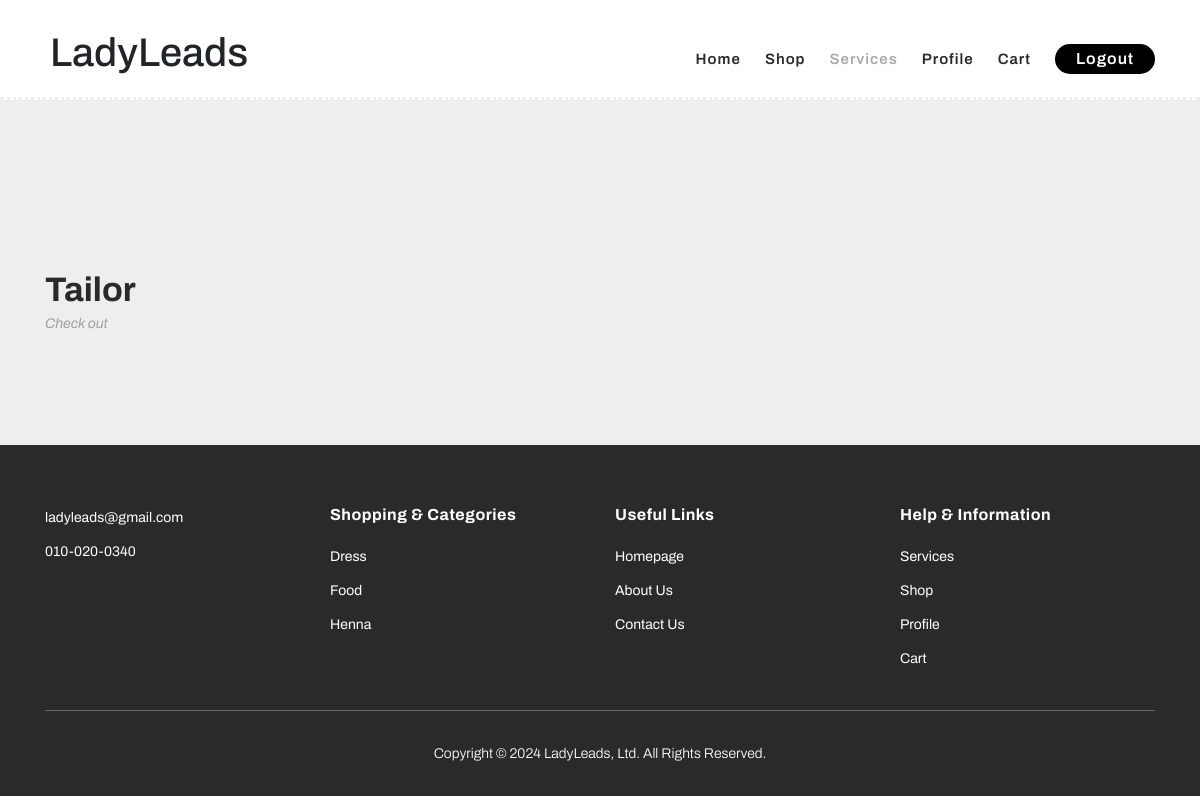
The page /tailor on the database as committed earlier.
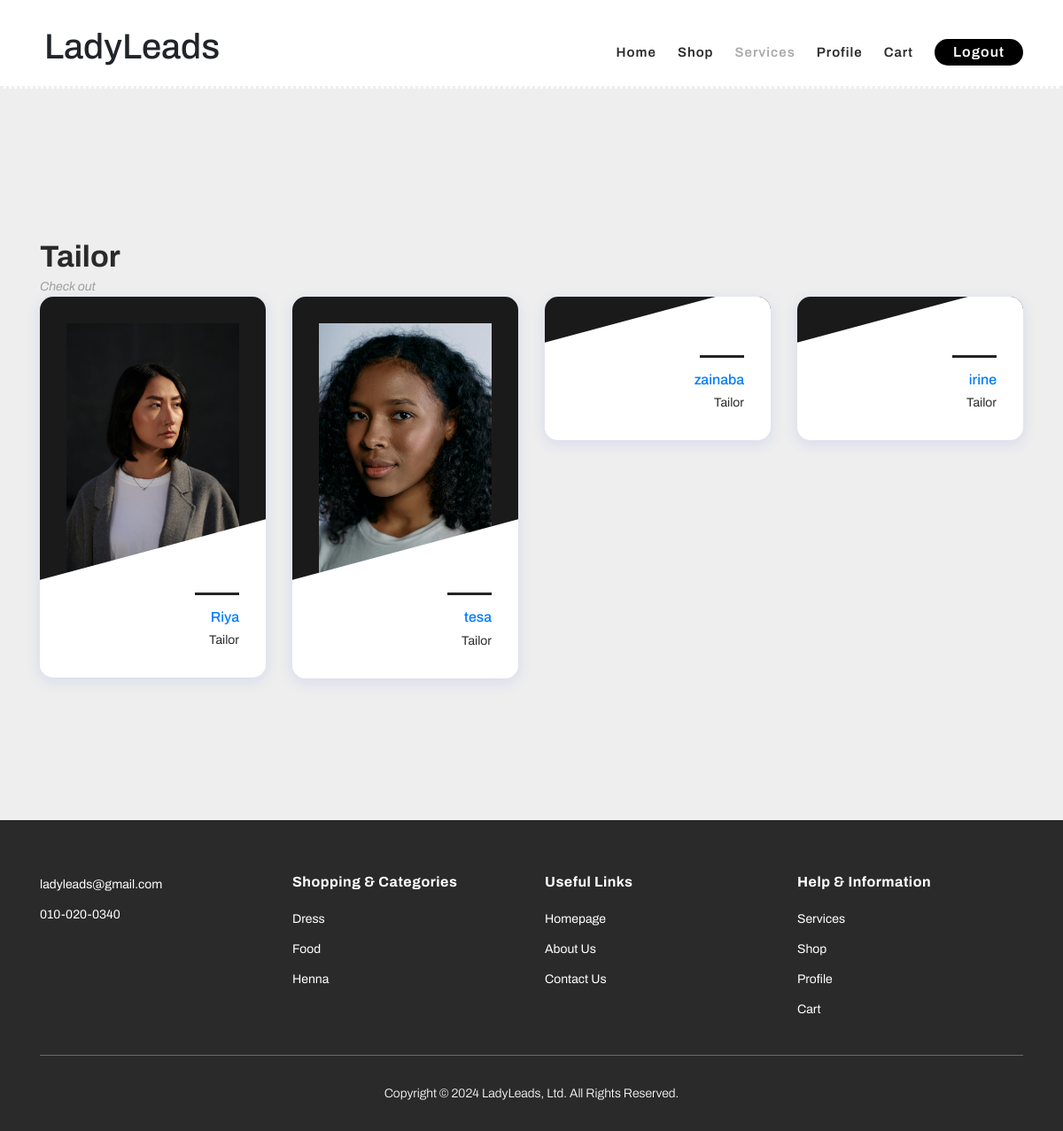
The same page on the database as committed later.
### login/models.py (models this page shows)
class EditProfile(models.Model):
    user = models.OneToOneField(User, null=True, on_delete=models.CASCADE)
    job = models.CharField(max_length=15, null=True)
    location = models.CharField(max_length=10, null=True)
    Yearofexp = models.IntegerField(null=True)
    profile_pic = models.ImageField(upload_to='profile_photos/', null=True, blank=True)
    class Meta:
        verbose_name = 'Edit Profile'
        verbose_name_plural = 'Edit Profiles'

### login/views.py (the view)
# urls.py: path('tailor', views.tailor , name="tailor"),
def tailor(request):
    profiles = EditProfile.objects.all()
    context = {
        'profiles': profiles,
    }
    return render(request, 'tailor.html', context)

### login/templates/tailor.html (shortened to what the changed rows need)
<!DOCTYPE html>
<html lang="en">
<head>
    {% load static %}
    <link rel="stylesheet" type="text/css" href="{% static 'bootstrap.min.css' %}">
    <link rel="stylesheet" type="text/css" href="{% static 'font-awesome.css' %}">
    <link rel="stylesheet" href="{% static 'templatemo-hexashop.css' %}">
    <link rel="stylesheet" href="{% static 'owl-carousel.css' %}">
    <link rel="stylesheet" href="{% static 'lightbox.css' %}">
</head>
<body>
    <header class="header-area header-sticky" style="background-color: #ffffff;">
        <div class="container">
            <div class="row">
                <div class="col-12">
                    <nav class="main-nav">
                        <H1 class="heading">
                            LadyLeads
                        </H1>
                    </nav>
                </div>
            </div>
        </div>
    </header>
    <section class="section" id="tailor">
        <div class="container">
            <div class="section-heading">
                <h2>Tailor</h2>
            </div>
            <div class="row">
                {% for profile in profiles %}
                {% if profile.job == "Tailor" %}
                <div class="col-12 col-sm-6 col-lg-3">
                    <a href="apptailor.html">
                        <div class="single_advisor_profile wow fadeInUp" data-wow-delay="0.4s"
                            style="visibility: visible; animation-delay: 0.4s; animation-name: fadeInUp;">
                            <div class="advisor_thumb"><img src="/media/{{ profile.profile_pic }}" alt="">
                            </div>
                            <div class="single_advisor_details_info">
                                <h6>{{ profile.user }}</h6>
                                <p class="designation">{{ profile.job }}</p>
                            </div>
                        </div>
                    </a>
                </div>
                {% endif %}
                {% endfor %}
    </section>
</body>
</html>

Rows that differ between the two databases and show on the page:
added EditProfile: profile_pic (picture), user "Riya", job "Tailor"
added EditProfile: profile_pic (picture), user "tesa", job "Tailor"
added EditProfile: user "zainaba", job "Tailor"
added EditProfile: user "irine", job "Tailor"
